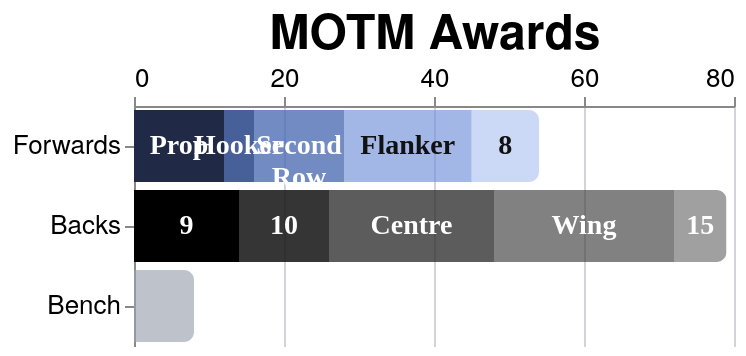

Source (Vega-Lite JSON):
### Vega-Lite specification from a JSON file in a GitHub repository (floating-point values rounded to 4 significant figures; data arrays with more than 128 entries replaced by an {"elided": "..."} marker saying what was removed)
{"config": {"axis": {"labelFont": "PT Sans Narrow, Helvetica Neue, Helvetica, Arial, sans-serif", "titleFont": "PT Sans Narrow, Helvetica Neue, Helvetica, Arial, sans-serif", "labelFontSize": 13, "titleFontSize": 24, "gridColor": "#202947", "gridOpacity": 0.2, "zindex": 1}, "text": {"font": "Lato, sans-serif"}, "bar": {"cornerRadiusEnd": 5}, "header": {"labelFont": "PT Sans Narrow, Helvetica Neue, Helvetica, Arial, sans-serif", "titleFont": "PT Sans Narrow, Helvetica Neue, Helvetica, Arial, sans-serif", "labelFontSize": 24, "titleFontSize": 28, "labelFontWeight": "bold", "orient": "left"}, "legend": {"labelFont": "PT Sans Narrow, Helvetica Neue, Helvetica, Arial, sans-serif", "titleFont": "PT Sans Narrow, Helvetica Neue, Helvetica, Arial, sans-serif", "labelFontSize": 14, "titleFontSize": 16, "titlePadding": 5, "fillColor": "white", "strokeColor": "black", "padding": 10, "titleFontWeight": "lighter", "titleFontStyle": "italic", "titleColor": "gray", "offset": 10}, "title": {"font": "PT Sans Narrow, Helvetica Neue, Helvetica, Arial, sans-serif", "fontSize": 48, "fontWeight": "bold", "anchor": "start", "align": "center", "titlePadding": 20, "subtitlePadding": 10, "subtitleFontSize": 13, "subtitleColor": "", "subtitleFontStyle": "italic", "offset": 15, "color": "black"}, "axisX": {"labelAngle": 0}, "facet": {"title": null, "header": null, "align": {"row": "each", "column": "each"}}, "resolve": {"scale": {"y": "independent", "facet": "independent"}}, "background": "transparent", "scale": {"offsetBandPaddingOuter": 0.2, "offsetBandPaddingInner": 0.1}, "view": {"stroke": null, "background": "transparent"}}, "layer": [{"mark": {"type": "bar", "strokeWidth": 0.8}, "encoding": {"color": {"field": "segment_color", "legend": null, "scale": null, "type": "nominal"}, "opacity": {"field": "position_opacity", "legend": null, "scale": null, "type": "quantitative"}, "order": {"field": "position_sort", "sort": "ascending", "type": "quantitative"}, "tooltip": [{"field": "unit", "title": "Unit", "type": "nominal"}, {"field": "position", "title": "Position", "type": "nominal"}, {"field": "motm_awards", "title": "MOTM Awards", "type": "quantitative"}, {"field": "unit_total", "title": "Unit Total", "type": "quantitative"}, {"field": "segment_share", "format": ".0%", "title": "Share", "type": "quantitative"}], "x": {"axis": {"format": ".0f", "orient": "top", "tickCount": 3, "title": "MOTM Awards"}, "field": "motm_awards", "type": "quantitative"}, "y": {"field": "unit", "sort": ["Forwards", "Backs", "Bench"], "title": null, "type": "nominal"}}, "transform": [{"filter": "length(seasonParam) === 0 || indexof(seasonParam, datum.season) >= 0"}, {"filter": "length(gameTypesParam) === 0 || indexof(gameTypesParam, datum.game_type) >= 0"}, {"filter": "squadParam === \"All\" || datum.squad === squadParam"}, {"aggregate": [{"op": "sum", "field": "motm_awards", "as": "motm_awards"}, {"op": "min", "field": "position_sort", "as": "position_sort"}, {"op": "max", "field": "position_opacity", "as": "position_opacity"}, {"op": "max", "field": "label_color", "as": "label_color"}], "groupby": ["unit", "unit_sort", "position"]}, {"joinaggregate": [{"op": "sum", "field": "motm_awards", "as": "unit_total"}], "groupby": ["unit"]}, {"calculate": "datum.unit_total > 0 ? datum.motm_awards / datum.unit_total : 0", "as": "segment_share"}, {"calculate": "datum.unit === 'Forwards' ? (datum.position === 'Prop' ? '#202946' :  datum.position === 'Hooker' ? '#2e4b8c' :  datum.position === 'Second Row' ? '#4667b0' :  datum.position === 'Flanker' ? '#6f8fda' : '#9eb6ee') : datum.unit === 'Backs' ? (datum.position === 'Scrum Half' ? 'black' :  datum.position === 'Fly Half' ? '#1a1a1a' :  datum.position === 'Centre' ? '#2a2a2a' :  datum.position === 'Wing' ? '#3a3a3a' : '#4a4a4a') : '#9ca3af'", "as": "segment_color"}, {"filter": "datum.motm_awards > 0"}]}, {"mark": {"type": "text", "align": "center", "baseline": "middle", "font": "PT Sans Narrow", "fontSize": 14, "fontWeight": "bold", "lineBreak": "\n"}, "encoding": {"color": {"field": "label_color", "legend": null, "scale": null, "type": "nominal"}, "opacity": {"condition": {"test": "datum.unit !== 'Bench' && (datum.motm_awards >= 2 || datum.segment_share >= 0.16)", "value": 1}, "value": 0}, "text": {"condition": {"test": "datum.unit !== 'Bench' && (datum.motm_awards >= 2 || datum.segment_share >= 0.16)", "field": "position_label_display", "type": "nominal"}, "value": ""}, "x": {"field": "x_mid", "type": "quantitative"}, "y": {"field": "unit", "sort": ["Forwards", "Backs", "Bench"], "title": null, "type": "nominal"}}, "transform": [{"filter": "length(seasonParam) === 0 || indexof(seasonParam, datum.season) >= 0"}, {"filter": "length(gameTypesParam) === 0 || indexof(gameTypesParam, datum.game_type) >= 0"}, {"filter": "squadParam === \"All\" || datum.squad === squadParam"}, {"aggregate": [{"op": "sum", "field": "motm_awards", "as": "motm_awards"}, {"op": "min", "field": "position_sort", "as": "position_sort"}, {"op": "max", "field": "position_opacity", "as": "position_opacity"}, {"op": "max", "field": "label_color", "as": "label_color"}], "groupby": ["unit", "unit_sort", "position"]}, {"joinaggregate": [{"op": "sum", "field": "motm_awards", "as": "unit_total"}], "groupby": ["unit"]}, {"calculate": "datum.unit_total > 0 ? datum.motm_awards / datum.unit_total : 0", "as": "segment_share"}, {"calculate": "datum.unit === 'Forwards' ? (datum.position === 'Prop' ? '#202946' :  datum.position === 'Hooker' ? '#2e4b8c' :  datum.position === 'Second Row' ? '#4667b0' :  datum.position === 'Flanker' ? '#6f8fda' : '#9eb6ee') : datum.unit === 'Backs' ? (datum.position === 'Scrum Half' ? 'black' :  datum.position === 'Fly Half' ? '#1a1a1a' :  datum.position === 'Centre' ? '#2a2a2a' :  datum.position === 'Wing' ? '#3a3a3a' : '#4a4a4a') : '#9ca3af'", "as": "segment_color"}, {"filter": "datum.motm_awards > 0"}, {"groupby": ["unit"], "stack": "motm_awards", "sort": [{"field": "position_sort", "order": "ascending"}], "as": ["x0", "x1"]}, {"calculate": "(datum.x0 + datum.x1) / 2", "as": "x_mid"}, {"calculate": "datum.position === 'Second Row' ? 'Second\\nRow' : datum.position === 'Number 8' ? 'No.\\n8' : datum.position === 'Scrum Half' ? 'Scrum\\nHalf' : datum.position === 'Fly Half' ? 'Fly\\nHalf' : datum.position === 'Full Back' ? 'Full\\nBack' : datum.position", "as": "position_label_multiline"}, {"calculate": "datum.position === 'Second Row' ? 'Lock' : datum.position === 'Number 8' ? '8' : datum.position === 'Scrum Half' ? '9' : datum.position === 'Fly Half' ? '10' : datum.position === 'Full Back' ? '15' : datum.position", "as": "position_label_compact"}, {"calculate": "(datum.segment_share < 0.2 || datum.motm_awards < 4) ? datum.position_label_compact : datum.position_label_multiline", "as": "position_label_display"}]}], "data": {"name": "data-2f6574bf6f39417ac3136177b772833e"}, "height": {"step": 40}, "params": [{"name": "seasonParam", "value": []}, {"name": "gameTypesParam", "value": []}, {"name": "squadParam", "value": "All"}], "width": 300, "$schema": "https://vega.github.io/schema/vega-lite/v5.20.1.json", "datasets": {"data-2f6574bf6f39417ac3136177b772833e": {"elided": "129 records"}}}
